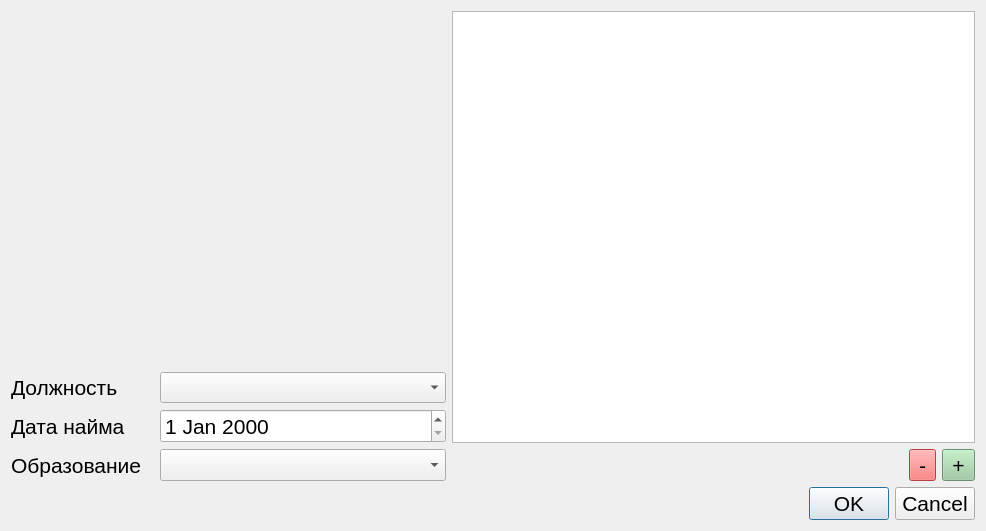
<?xml version="1.0" encoding="UTF-8"?>
<ui version="4.0">
 <class>AddStaffDialog</class>
 <widget class="QDialog" name="AddStaffDialog">
  <property name="geometry">
   <rect>
    <x>0</x>
    <y>0</y>
    <width>986</width>
    <height>531</height>
   </rect>
  </property>
  <property name="sizePolicy">
   <sizepolicy hsizetype="Minimum" vsizetype="Preferred">
    <horstretch>0</horstretch>
    <verstretch>0</verstretch>
   </sizepolicy>
  </property>
  <property name="minimumSize">
   <size>
    <width>910</width>
    <height>530</height>
   </size>
  </property>
  <property name="font">
   <font>
    <pointsize>16</pointsize>
   </font>
  </property>
  <property name="windowTitle">
   <string>Новый сотрудник</string>
  </property>
  <layout class="QGridLayout" name="gridLayout">
   <item row="4" column="0" colspan="4">
    <widget class="QDialogButtonBox" name="buttonBox">
     <property name="orientation">
      <enum>Qt::Horizontal</enum>
     </property>
     <property name="standardButtons">
      <set>QDialogButtonBox::Cancel|QDialogButtonBox::Ok</set>
     </property>
    </widget>
   </item>
   <item row="3" column="3">
    <layout class="QHBoxLayout" name="horizontalLayout">
     <item>
      <spacer name="horizontalSpacer">
       <property name="orientation">
        <enum>Qt::Horizontal</enum>
       </property>
       <property name="sizeHint" stdset="0">
        <size>
         <width>40</width>
         <height>20</height>
        </size>
       </property>
      </spacer>
     </item>
     <item>
      <widget class="QToolButton" name="delet_schedule_toolButton">
       <property name="palette">
        <palette>
         <active>
          <colorrole role="WindowText">
           <brush brushstyle="SolidPattern">
            <color alpha="255">
             <red>0</red>
             <green>0</green>
             <blue>0</blue>
            </color>
           </brush>
          </colorrole>
          <colorrole role="Button">
           <brush brushstyle="SolidPattern">
            <color alpha="255">
             <red>255</red>
             <green>88</green>
             <blue>88</blue>
            </color>
           </brush>
          </colorrole>
          <colorrole role="Light">
           <brush brushstyle="SolidPattern">
            <color alpha="255">
             <red>255</red>
             <green>216</green>
             <blue>216</blue>
            </color>
           </brush>
          </colorrole>
          <colorrole role="Midlight">
           <brush brushstyle="SolidPattern">
            <color alpha="255">
             <red>255</red>
             <green>152</green>
             <blue>152</blue>
            </color>
           </brush>
          </colorrole>
          <colorrole role="Dark">
           <brush brushstyle="SolidPattern">
            <color alpha="255">
             <red>127</red>
             <green>44</green>
             <blue>44</blue>
            </color>
           </brush>
          </colorrole>
          <colorrole role="Mid">
           <brush brushstyle="SolidPattern">
            <color alpha="255">
             <red>170</red>
             <green>58</green>
             <blue>58</blue>
            </color>
           </brush>
          </colorrole>
          <colorrole role="Text">
           <brush brushstyle="SolidPattern">
            <color alpha="255">
             <red>0</red>
             <green>0</green>
             <blue>0</blue>
            </color>
           </brush>
          </colorrole>
          <colorrole role="BrightText">
           <brush brushstyle="SolidPattern">
            <color alpha="255">
             <red>255</red>
             <green>255</green>
             <blue>255</blue>
            </color>
           </brush>
          </colorrole>
          <colorrole role="ButtonText">
           <brush brushstyle="SolidPattern">
            <color alpha="255">
             <red>0</red>
             <green>0</green>
             <blue>0</blue>
            </color>
           </brush>
          </colorrole>
          <colorrole role="Base">
           <brush brushstyle="SolidPattern">
            <color alpha="255">
             <red>255</red>
             <green>255</green>
             <blue>255</blue>
            </color>
           </brush>
          </colorrole>
          <colorrole role="Window">
           <brush brushstyle="SolidPattern">
            <color alpha="255">
             <red>255</red>
             <green>88</green>
             <blue>88</blue>
            </color>
           </brush>
          </colorrole>
          <colorrole role="Shadow">
           <brush brushstyle="SolidPattern">
            <color alpha="255">
             <red>0</red>
             <green>0</green>
             <blue>0</blue>
            </color>
           </brush>
          </colorrole>
          <colorrole role="AlternateBase">
           <brush brushstyle="SolidPattern">
            <color alpha="255">
             <red>255</red>
             <green>171</green>
             <blue>171</blue>
            </color>
           </brush>
          </colorrole>
          <colorrole role="ToolTipBase">
           <brush brushstyle="SolidPattern">
            <color alpha="255">
             <red>255</red>
             <green>255</green>
             <blue>220</blue>
            </color>
           </brush>
          </colorrole>
          <colorrole role="ToolTipText">
           <brush brushstyle="SolidPattern">
            <color alpha="255">
             <red>0</red>
             <green>0</green>
             <blue>0</blue>
            </color>
           </brush>
          </colorrole>
          <colorrole role="PlaceholderText">
           <brush brushstyle="SolidPattern">
            <color alpha="128">
             <red>0</red>
             <green>0</green>
             <blue>0</blue>
            </color>
           </brush>
          </colorrole>
         </active>
         <inactive>
          <colorrole role="WindowText">
           <brush brushstyle="SolidPattern">
            <color alpha="255">
             <red>0</red>
             <green>0</green>
             <blue>0</blue>
            </color>
           </brush>
          </colorrole>
          <colorrole role="Button">
           <brush brushstyle="SolidPattern">
            <color alpha="255">
             <red>255</red>
             <green>88</green>
             <blue>88</blue>
            </color>
           </brush>
          </colorrole>
          <colorrole role="Light">
           <brush brushstyle="SolidPattern">
            <color alpha="255">
             <red>255</red>
             <green>216</green>
             <blue>216</blue>
            </color>
           </brush>
          </colorrole>
          <colorrole role="Midlight">
           <brush brushstyle="SolidPattern">
            <color alpha="255">
             <red>255</red>
             <green>152</green>
             <blue>152</blue>
            </color>
           </brush>
          </colorrole>
          <colorrole role="Dark">
           <brush brushstyle="SolidPattern">
            <color alpha="255">
             <red>127</red>
             <green>44</green>
             <blue>44</blue>
            </color>
           </brush>
          </colorrole>
          <colorrole role="Mid">
           <brush brushstyle="SolidPattern">
            <color alpha="255">
             <red>170</red>
             <green>58</green>
             <blue>58</blue>
            </color>
           </brush>
          </colorrole>
          <colorrole role="Text">
           <brush brushstyle="SolidPattern">
            <color alpha="255">
             <red>0</red>
             <green>0</green>
             <blue>0</blue>
            </color>
           </brush>
          </colorrole>
          <colorrole role="BrightText">
           <brush brushstyle="SolidPattern">
            <color alpha="255">
             <red>255</red>
             <green>255</green>
             <blue>255</blue>
            </color>
           </brush>
          </colorrole>
          <colorrole role="ButtonText">
           <brush brushstyle="SolidPattern">
            <color alpha="255">
             <red>0</red>
             <green>0</green>
             <blue>0</blue>
            </color>
           </brush>
          </colorrole>
          <colorrole role="Base">
           <brush brushstyle="SolidPattern">
            <color alpha="255">
             <red>255</red>
             <green>255</green>
             <blue>255</blue>
            </color>
           </brush>
          </colorrole>
          <colorrole role="Window">
           <brush brushstyle="SolidPattern">
            <color alpha="255">
             <red>255</red>
             <green>88</green>
             <blue>88</blue>
            </color>
           </brush>
          </colorrole>
          <colorrole role="Shadow">
           <brush brushstyle="SolidPattern">
            <color alpha="255">
             <red>0</red>
             <green>0</green>
             <blue>0</blue>
            </color>
           </brush>
          </colorrole>
          <colorrole role="AlternateBase">
           <brush brushstyle="SolidPattern">
            <color alpha="255">
             <red>255</red>
             <green>171</green>
             <blue>171</blue>
            </color>
           </brush>
          </colorrole>
          <colorrole role="ToolTipBase">
           <brush brushstyle="SolidPattern">
            <color alpha="255">
             <red>255</red>
             <green>255</green>
             <blue>220</blue>
            </color>
           </brush>
          </colorrole>
          <colorrole role="ToolTipText">
           <brush brushstyle="SolidPattern">
            <color alpha="255">
             <red>0</red>
             <green>0</green>
             <blue>0</blue>
            </color>
           </brush>
          </colorrole>
          <colorrole role="PlaceholderText">
           <brush brushstyle="SolidPattern">
            <color alpha="128">
             <red>0</red>
             <green>0</green>
             <blue>0</blue>
            </color>
           </brush>
          </colorrole>
         </inactive>
         <disabled>
          <colorrole role="WindowText">
           <brush brushstyle="SolidPattern">
            <color alpha="255">
             <red>127</red>
             <green>44</green>
             <blue>44</blue>
            </color>
           </brush>
          </colorrole>
          <colorrole role="Button">
           <brush brushstyle="SolidPattern">
            <color alpha="255">
             <red>255</red>
             <green>88</green>
             <blue>88</blue>
            </color>
           </brush>
          </colorrole>
          <colorrole role="Light">
           <brush brushstyle="SolidPattern">
            <color alpha="255">
             <red>255</red>
             <green>216</green>
             <blue>216</blue>
            </color>
           </brush>
          </colorrole>
          <colorrole role="Midlight">
           <brush brushstyle="SolidPattern">
            <color alpha="255">
             <red>255</red>
             <green>152</green>
             <blue>152</blue>
            </color>
           </brush>
          </colorrole>
          <colorrole role="Dark">
           <brush brushstyle="SolidPattern">
            <color alpha="255">
             <red>127</red>
             <green>44</green>
             <blue>44</blue>
            </color>
           </brush>
          </colorrole>
          <colorrole role="Mid">
           <brush brushstyle="SolidPattern">
            <color alpha="255">
             <red>170</red>
             <green>58</green>
             <blue>58</blue>
            </color>
           </brush>
          </colorrole>
          <colorrole role="Text">
           <brush brushstyle="SolidPattern">
            <color alpha="255">
             <red>127</red>
             <green>44</green>
             <blue>44</blue>
            </color>
           </brush>
          </colorrole>
          <colorrole role="BrightText">
           <brush brushstyle="SolidPattern">
            <color alpha="255">
             <red>255</red>
             <green>255</green>
             <blue>255</blue>
            </color>
           </brush>
          </colorrole>
          <colorrole role="ButtonText">
           <brush brushstyle="SolidPattern">
            <color alpha="255">
             <red>127</red>
             <green>44</green>
             <blue>44</blue>
            </color>
           </brush>
          </colorrole>
          <colorrole role="Base">
           <brush brushstyle="SolidPattern">
            <color alpha="255">
             <red>255</red>
             <green>88</green>
             <blue>88</blue>
            </color>
           </brush>
          </colorrole>
          <colorrole role="Window">
           <brush brushstyle="SolidPattern">
            <color alpha="255">
             <red>255</red>
             <green>88</green>
             <blue>88</blue>
            </color>
           </brush>
          </colorrole>
          <colorrole role="Shadow">
           <brush brushstyle="SolidPattern">
            <color alpha="255">
             <red>0</red>
             <green>0</green>
             <blue>0</blue>
            </color>
           </brush>
          </colorrole>
          <colorrole role="AlternateBase">
           <brush brushstyle="SolidPattern">
            <color alpha="255">
             <red>255</red>
             <green>88</green>
             <blue>88</blue>
            </color>
           </brush>
          </colorrole>
          <colorrole role="ToolTipBase">
           <brush brushstyle="SolidPattern">
            <color alpha="255">
             <red>255</red>
             <green>255</green>
             <blue>220</blue>
            </color>
           </brush>
          </colorrole>
          <colorrole role="ToolTipText">
           <brush brushstyle="SolidPattern">
            <color alpha="255">
             <red>0</red>
             <green>0</green>
             <blue>0</blue>
            </color>
           </brush>
          </colorrole>
          <colorrole role="PlaceholderText">
           <brush brushstyle="SolidPattern">
            <color alpha="128">
             <red>0</red>
             <green>0</green>
             <blue>0</blue>
            </color>
           </brush>
          </colorrole>
         </disabled>
        </palette>
       </property>
       <property name="text">
        <string>-</string>
       </property>
      </widget>
     </item>
     <item>
      <widget class="QToolButton" name="add_schedule_toolButton">
       <property name="palette">
        <palette>
         <active>
          <colorrole role="WindowText">
           <brush brushstyle="SolidPattern">
            <color alpha="255">
             <red>0</red>
             <green>0</green>
             <blue>0</blue>
            </color>
           </brush>
          </colorrole>
          <colorrole role="Button">
           <brush brushstyle="SolidPattern">
            <color alpha="255">
             <red>153</red>
             <green>201</green>
             <blue>158</blue>
            </color>
           </brush>
          </colorrole>
          <colorrole role="Light">
           <brush brushstyle="SolidPattern">
            <color alpha="255">
             <red>241</red>
             <green>255</green>
             <blue>243</blue>
            </color>
           </brush>
          </colorrole>
          <colorrole role="Midlight">
           <brush brushstyle="SolidPattern">
            <color alpha="255">
             <red>197</red>
             <green>228</green>
             <blue>200</blue>
            </color>
           </brush>
          </colorrole>
          <colorrole role="Dark">
           <brush brushstyle="SolidPattern">
            <color alpha="255">
             <red>76</red>
             <green>100</green>
             <blue>79</blue>
            </color>
           </brush>
          </colorrole>
          <colorrole role="Mid">
           <brush brushstyle="SolidPattern">
            <color alpha="255">
             <red>102</red>
             <green>134</green>
             <blue>105</blue>
            </color>
           </brush>
          </colorrole>
          <colorrole role="Text">
           <brush brushstyle="SolidPattern">
            <color alpha="255">
             <red>0</red>
             <green>0</green>
             <blue>0</blue>
            </color>
           </brush>
          </colorrole>
          <colorrole role="BrightText">
           <brush brushstyle="SolidPattern">
            <color alpha="255">
             <red>255</red>
             <green>255</green>
             <blue>255</blue>
            </color>
           </brush>
          </colorrole>
          <colorrole role="ButtonText">
           <brush brushstyle="SolidPattern">
            <color alpha="255">
             <red>0</red>
             <green>0</green>
             <blue>0</blue>
            </color>
           </brush>
          </colorrole>
          <colorrole role="Base">
           <brush brushstyle="SolidPattern">
            <color alpha="255">
             <red>255</red>
             <green>255</green>
             <blue>255</blue>
            </color>
           </brush>
          </colorrole>
          <colorrole role="Window">
           <brush brushstyle="SolidPattern">
            <color alpha="255">
             <red>153</red>
             <green>201</green>
             <blue>158</blue>
            </color>
           </brush>
          </colorrole>
          <colorrole role="Shadow">
           <brush brushstyle="SolidPattern">
            <color alpha="255">
             <red>0</red>
             <green>0</green>
             <blue>0</blue>
            </color>
           </brush>
          </colorrole>
          <colorrole role="AlternateBase">
           <brush brushstyle="SolidPattern">
            <color alpha="255">
             <red>204</red>
             <green>228</green>
             <blue>206</blue>
            </color>
           </brush>
          </colorrole>
          <colorrole role="ToolTipBase">
           <brush brushstyle="SolidPattern">
            <color alpha="255">
             <red>255</red>
             <green>255</green>
             <blue>220</blue>
            </color>
           </brush>
          </colorrole>
          <colorrole role="ToolTipText">
           <brush brushstyle="SolidPattern">
            <color alpha="255">
             <red>0</red>
             <green>0</green>
             <blue>0</blue>
            </color>
           </brush>
          </colorrole>
          <colorrole role="PlaceholderText">
           <brush brushstyle="SolidPattern">
            <color alpha="128">
             <red>0</red>
             <green>0</green>
             <blue>0</blue>
            </color>
           </brush>
          </colorrole>
         </active>
         <inactive>
          <colorrole role="WindowText">
           <brush brushstyle="SolidPattern">
            <color alpha="255">
             <red>0</red>
             <green>0</green>
             <blue>0</blue>
            </color>
           </brush>
          </colorrole>
          <colorrole role="Button">
           <brush brushstyle="SolidPattern">
            <color alpha="255">
             <red>153</red>
             <green>201</green>
             <blue>158</blue>
            </color>
           </brush>
          </colorrole>
          <colorrole role="Light">
           <brush brushstyle="SolidPattern">
            <color alpha="255">
             <red>241</red>
             <green>255</green>
             <blue>243</blue>
            </color>
           </brush>
          </colorrole>
          <colorrole role="Midlight">
           <brush brushstyle="SolidPattern">
            <color alpha="255">
             <red>197</red>
             <green>228</green>
             <blue>200</blue>
            </color>
           </brush>
          </colorrole>
          <colorrole role="Dark">
           <brush brushstyle="SolidPattern">
            <color alpha="255">
             <red>76</red>
             <green>100</green>
             <blue>79</blue>
            </color>
           </brush>
          </colorrole>
          <colorrole role="Mid">
           <brush brushstyle="SolidPattern">
            <color alpha="255">
             <red>102</red>
             <green>134</green>
             <blue>105</blue>
            </color>
           </brush>
          </colorrole>
          <colorrole role="Text">
           <brush brushstyle="SolidPattern">
            <color alpha="255">
             <red>0</red>
             <green>0</green>
             <blue>0</blue>
            </color>
           </brush>
          </colorrole>
          <colorrole role="BrightText">
           <brush brushstyle="SolidPattern">
            <color alpha="255">
             <red>255</red>
             <green>255</green>
             <blue>255</blue>
            </color>
           </brush>
          </colorrole>
          <colorrole role="ButtonText">
           <brush brushstyle="SolidPattern">
            <color alpha="255">
             <red>0</red>
             <green>0</green>
             <blue>0</blue>
            </color>
           </brush>
          </colorrole>
          <colorrole role="Base">
           <brush brushstyle="SolidPattern">
            <color alpha="255">
             <red>255</red>
             <green>255</green>
             <blue>255</blue>
            </color>
           </brush>
          </colorrole>
          <colorrole role="Window">
           <brush brushstyle="SolidPattern">
            <color alpha="255">
             <red>153</red>
             <green>201</green>
             <blue>158</blue>
            </color>
           </brush>
          </colorrole>
          <colorrole role="Shadow">
           <brush brushstyle="SolidPattern">
            <color alpha="255">
             <red>0</red>
             <green>0</green>
             <blue>0</blue>
            </color>
           </brush>
          </colorrole>
          <colorrole role="AlternateBase">
           <brush brushstyle="SolidPattern">
            <color alpha="255">
             <red>204</red>
             <green>228</green>
             <blue>206</blue>
            </color>
           </brush>
          </colorrole>
          <colorrole role="ToolTipBase">
           <brush brushstyle="SolidPattern">
            <color alpha="255">
             <red>255</red>
             <green>255</green>
             <blue>220</blue>
            </color>
           </brush>
          </colorrole>
          <colorrole role="ToolTipText">
           <brush brushstyle="SolidPattern">
            <color alpha="255">
             <red>0</red>
             <green>0</green>
             <blue>0</blue>
            </color>
           </brush>
          </colorrole>
          <colorrole role="PlaceholderText">
           <brush brushstyle="SolidPattern">
            <color alpha="128">
             <red>0</red>
             <green>0</green>
             <blue>0</blue>
            </color>
           </brush>
          </colorrole>
         </inactive>
         <disabled>
          <colorrole role="WindowText">
           <brush brushstyle="SolidPattern">
            <color alpha="255">
             <red>76</red>
             <green>100</green>
             <blue>79</blue>
            </color>
           </brush>
          </colorrole>
          <colorrole role="Button">
           <brush brushstyle="SolidPattern">
            <color alpha="255">
             <red>153</red>
             <green>201</green>
             <blue>158</blue>
            </color>
           </brush>
          </colorrole>
          <colorrole role="Light">
           <brush brushstyle="SolidPattern">
            <color alpha="255">
             <red>241</red>
             <green>255</green>
             <blue>243</blue>
            </color>
           </brush>
          </colorrole>
          <colorrole role="Midlight">
           <brush brushstyle="SolidPattern">
            <color alpha="255">
             <red>197</red>
             <green>228</green>
             <blue>200</blue>
            </color>
           </brush>
          </colorrole>
          <colorrole role="Dark">
           <brush brushstyle="SolidPattern">
            <color alpha="255">
             <red>76</red>
             <green>100</green>
             <blue>79</blue>
            </color>
           </brush>
          </colorrole>
          <colorrole role="Mid">
           <brush brushstyle="SolidPattern">
            <color alpha="255">
             <red>102</red>
             <green>134</green>
             <blue>105</blue>
            </color>
           </brush>
          </colorrole>
          <colorrole role="Text">
           <brush brushstyle="SolidPattern">
            <color alpha="255">
             <red>76</red>
             <green>100</green>
             <blue>79</blue>
            </color>
           </brush>
          </colorrole>
          <colorrole role="BrightText">
           <brush brushstyle="SolidPattern">
            <color alpha="255">
             <red>255</red>
             <green>255</green>
             <blue>255</blue>
            </color>
           </brush>
          </colorrole>
          <colorrole role="ButtonText">
           <brush brushstyle="SolidPattern">
            <color alpha="255">
             <red>76</red>
             <green>100</green>
             <blue>79</blue>
            </color>
           </brush>
          </colorrole>
          <colorrole role="Base">
           <brush brushstyle="SolidPattern">
            <color alpha="255">
             <red>153</red>
             <green>201</green>
             <blue>158</blue>
            </color>
           </brush>
          </colorrole>
          <colorrole role="Window">
           <brush brushstyle="SolidPattern">
            <color alpha="255">
             <red>153</red>
             <green>201</green>
             <blue>158</blue>
            </color>
           </brush>
          </colorrole>
          <colorrole role="Shadow">
           <brush brushstyle="SolidPattern">
            <color alpha="255">
             <red>0</red>
             <green>0</green>
             <blue>0</blue>
            </color>
           </brush>
          </colorrole>
          <colorrole role="AlternateBase">
           <brush brushstyle="SolidPattern">
            <color alpha="255">
             <red>153</red>
             <green>201</green>
             <blue>158</blue>
            </color>
           </brush>
          </colorrole>
          <colorrole role="ToolTipBase">
           <brush brushstyle="SolidPattern">
            <color alpha="255">
             <red>255</red>
             <green>255</green>
             <blue>220</blue>
            </color>
           </brush>
          </colorrole>
          <colorrole role="ToolTipText">
           <brush brushstyle="SolidPattern">
            <color alpha="255">
             <red>0</red>
             <green>0</green>
             <blue>0</blue>
            </color>
           </brush>
          </colorrole>
          <colorrole role="PlaceholderText">
           <brush brushstyle="SolidPattern">
            <color alpha="128">
             <red>0</red>
             <green>0</green>
             <blue>0</blue>
            </color>
           </brush>
          </colorrole>
         </disabled>
        </palette>
       </property>
       <property name="text">
        <string>+</string>
       </property>
      </widget>
     </item>
    </layout>
   </item>
   <item row="1" column="0">
    <widget class="QLabel" name="position_label">
     <property name="minimumSize">
      <size>
       <width>0</width>
       <height>30</height>
      </size>
     </property>
     <property name="font">
      <font>
       <pointsize>16</pointsize>
      </font>
     </property>
     <property name="text">
      <string>Должность</string>
     </property>
    </widget>
   </item>
   <item row="2" column="1" colspan="2">
    <widget class="QDateEdit" name="empl_dateEdit"/>
   </item>
   <item row="0" column="0" colspan="3">
    <widget class="QWidget" name="widget" native="true">
     <property name="minimumSize">
      <size>
       <width>435</width>
       <height>355</height>
      </size>
     </property>
    </widget>
   </item>
   <item row="3" column="0">
    <widget class="QLabel" name="label">
     <property name="sizePolicy">
      <sizepolicy hsizetype="Preferred" vsizetype="Preferred">
       <horstretch>0</horstretch>
       <verstretch>0</verstretch>
      </sizepolicy>
     </property>
     <property name="minimumSize">
      <size>
       <width>0</width>
       <height>30</height>
      </size>
     </property>
     <property name="text">
      <string>Образование</string>
     </property>
    </widget>
   </item>
   <item row="1" column="1" colspan="2">
    <widget class="QComboBox" name="positions_comboBox">
     <property name="sizePolicy">
      <sizepolicy hsizetype="Expanding" vsizetype="Fixed">
       <horstretch>0</horstretch>
       <verstretch>0</verstretch>
      </sizepolicy>
     </property>
     <property name="minimumSize">
      <size>
       <width>0</width>
       <height>30</height>
      </size>
     </property>
    </widget>
   </item>
   <item row="3" column="1" colspan="2">
    <widget class="QComboBox" name="edu_comboBox">
     <property name="sizePolicy">
      <sizepolicy hsizetype="Expanding" vsizetype="Fixed">
       <horstretch>0</horstretch>
       <verstretch>0</verstretch>
      </sizepolicy>
     </property>
     <property name="minimumSize">
      <size>
       <width>0</width>
       <height>30</height>
      </size>
     </property>
    </widget>
   </item>
   <item row="2" column="0">
    <widget class="QLabel" name="empll_label">
     <property name="text">
      <string>Дата найма</string>
     </property>
    </widget>
   </item>
   <item row="0" column="3" rowspan="3">
    <widget class="QTableView" name="tableView">
     <property name="editTriggers">
      <set>QAbstractItemView::NoEditTriggers</set>
     </property>
     <property name="selectionMode">
      <enum>QAbstractItemView::SingleSelection</enum>
     </property>
     <property name="selectionBehavior">
      <enum>QAbstractItemView::SelectRows</enum>
     </property>
    </widget>
   </item>
  </layout>
 </widget>
 <resources/>
 <connections>
  <connection>
   <sender>buttonBox</sender>
   <signal>accepted()</signal>
   <receiver>AddStaffDialog</receiver>
   <slot>accept()</slot>
   <hints>
    <hint type="sourcelabel">
     <x>248</x>
     <y>254</y>
    </hint>
    <hint type="destinationlabel">
     <x>157</x>
     <y>274</y>
    </hint>
   </hints>
  </connection>
  <connection>
   <sender>buttonBox</sender>
   <signal>rejected()</signal>
   <receiver>AddStaffDialog</receiver>
   <slot>reject()</slot>
   <hints>
    <hint type="sourcelabel">
     <x>316</x>
     <y>260</y>
    </hint>
    <hint type="destinationlabel">
     <x>286</x>
     <y>274</y>
    </hint>
   </hints>
  </connection>
 </connections>
</ui>
